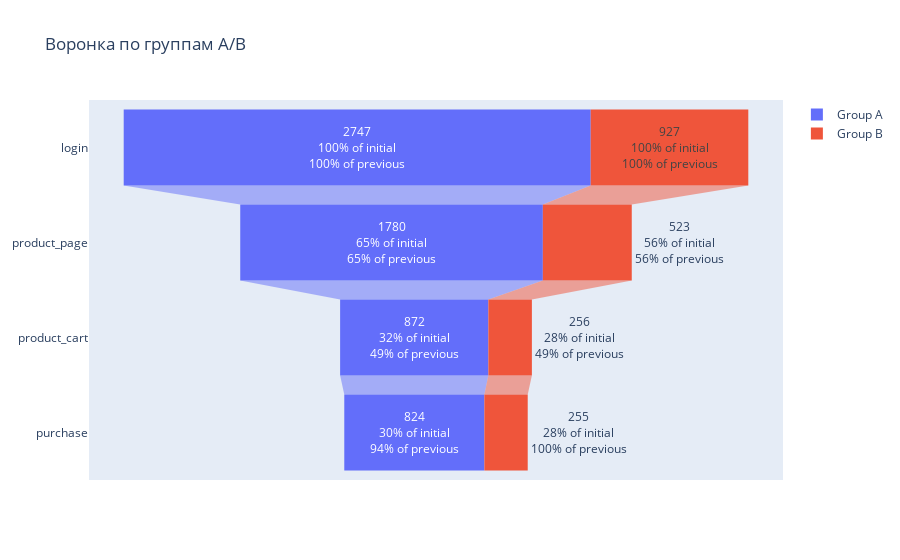

The notebook cell this image was saved under:
### Code cell
#построим воронку событий
fig = go.Figure()
fig.add_trace(go.Funnel(
    name='Group A',
    y = ['login','product_page','product_cart','purchase'],
    x = group_A['count'],
    textinfo = "value+percent previous+ percent initial"
    ))
fig.add_trace(go.Funnel(
    name='Group B',
    y = ['login','product_page','product_cart','purchase'],
    x = group_B['count'],
    textinfo = "value+percent previous+ percent initial"
    )) 
fig.update_layout(title_text='Воронка по группам А/В')

fig.show()

### Figure 1 — Plotly figure (JSON) as saved in the notebook; plotly's stock layout.template omitted (floating-point values rounded to 4 significant figures)
{"data": [{"name": "Group A", "textinfo": "value+percent previous+percent initial", "type": "funnel", "x": [2747, 1780, 872, 824], "y": ["login", "product_page", "product_cart", "purchase"]}, {"name": "Group B", "textinfo": "value+percent previous+percent initial", "type": "funnel", "x": [927, 523, 256, 255], "y": ["login", "product_page", "product_cart", "purchase"]}], "layout": {"title": {"text": "Воронка по группам А/В"}}}
